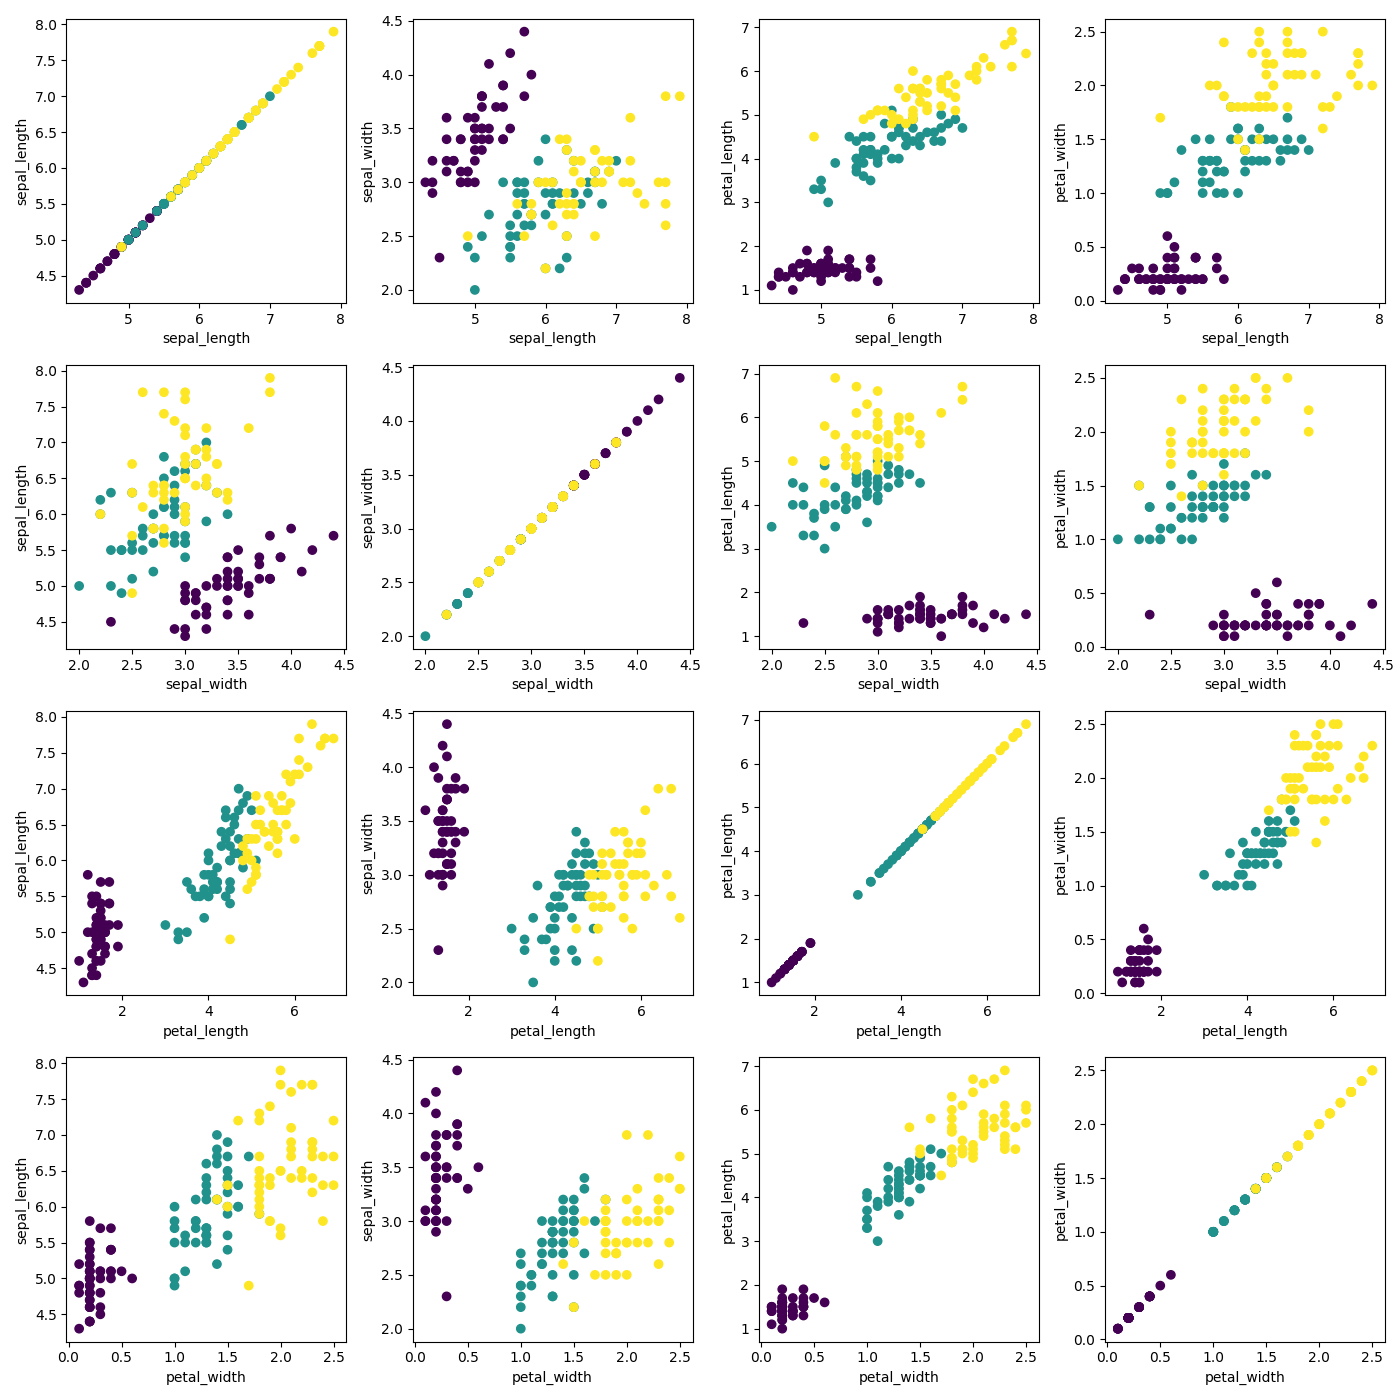

This chart was generated by the following Python code:
import numpy as np
import matplotlib.pyplot as plt

data = np.loadtxt('iris.csv', delimiter=',', dtype=object)
print(data.shape)
column_names = data[0]
data = data[1:]
print(data.shape)
labels = data[:, -1]
features = data[:, :-1]

labels[labels=='setosa'] = 0
labels[labels=='versicolor'] = 1
labels[labels=='virginica'] = 2

features = features.astype(float)

fig, ax = plt.subplots(4,4 ,figsize=(14,14))

for i in range(4):
    for j in range(4):
        ax[i, j].scatter(features[:,i ], features[:, j], c=labels)
        ax[i, j].set_xlabel(column_names[i])
        ax[i, j].set_ylabel(column_names[j])
plt.tight_layout()
plt.savefig('zad2.png')
#plt.show()